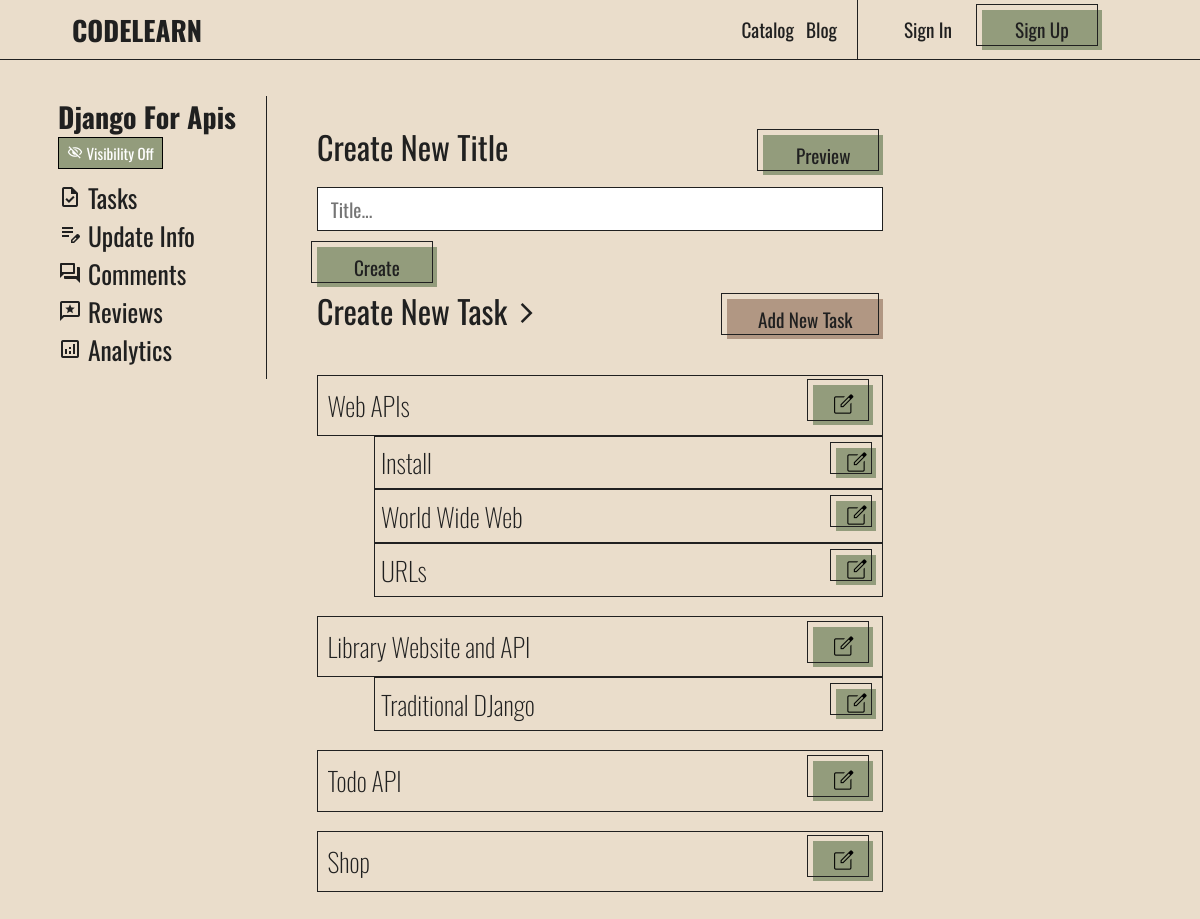
Before: /courses/django-for-apis/tasks-panel with the older database file.
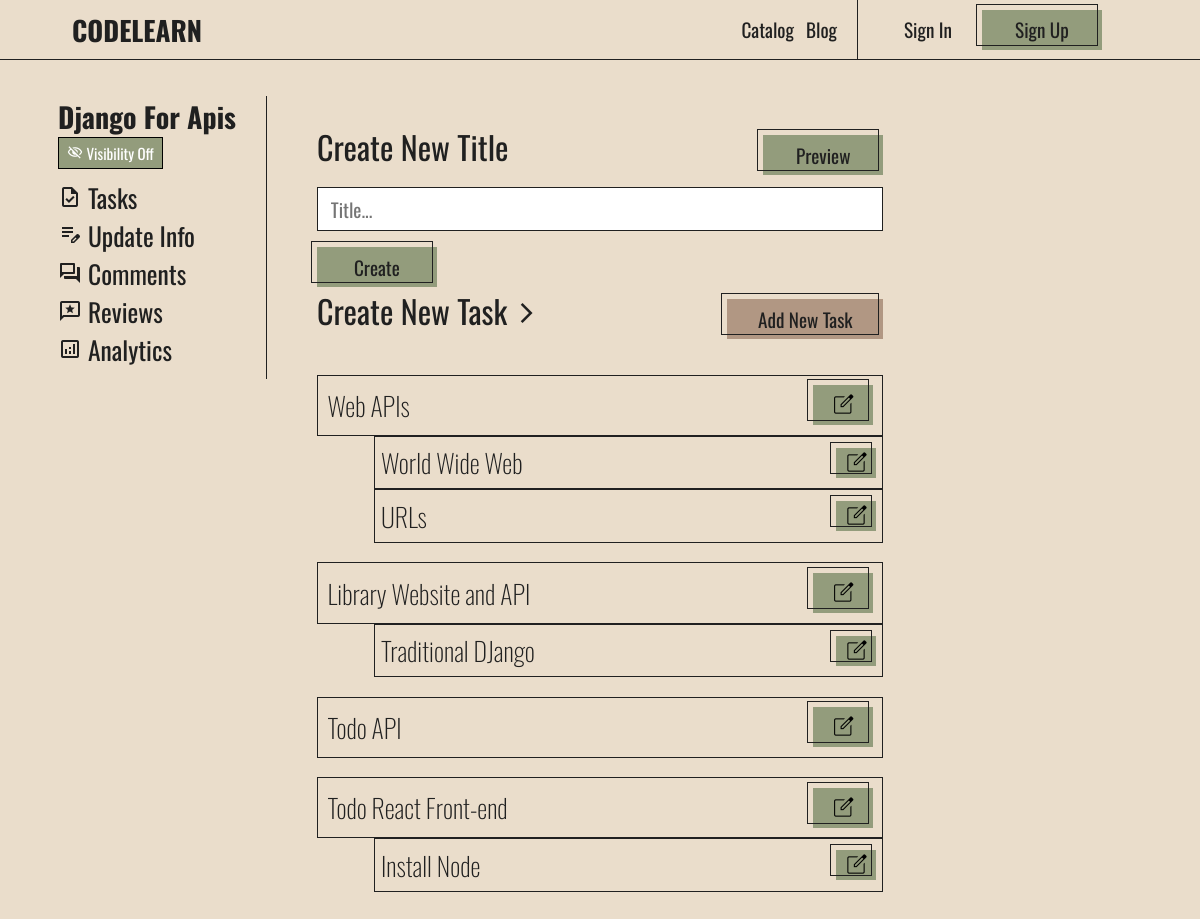
After: the same page with the newer database file.
### course/models.py (models this page shows, shortened)
class CourseTitle(models.Model):
    course = models.ForeignKey(Course, on_delete=models.CASCADE)
    title = models.CharField(max_length=255)
    user = models.ForeignKey(User, on_delete=models.CASCADE, default='')
    place = models.IntegerField(default=0, blank=True)
    tasks = models.ManyToManyField(CourseTask, blank=True, default=[])
    public = models.BooleanField(default=False)

class CourseTask(models.Model):
    TASKSTYPE = (
        ('video', 'video'),
        ('code', 'code'),
        ('test', 'test'),
        ('text','text')
    )
    course = models.ForeignKey(Course, on_delete=models.CASCADE, default=None)
    user = models.ForeignKey(User, on_delete=models.CASCADE, default='')
    task = models.CharField(max_length=10, choices=TASKSTYPE, blank=True)
    title = models.CharField(max_length=100)
    description = models.TextField(blank=True, max_length=500)
    video = models.FileField(upload_to='courses/tasks/videos', blank=True, null=True)
    body = models.TextField(blank=True, null=True)
    codeAnswer = models.TextField(blank=True, null=True)
    text = models.TextField(blank=True, null=True)
    public = models.BooleanField(default=False)
    created = models.DateTimeField(auto_now_add=True)
    updated = models.DateTimeField(auto_now=True)
    class Meta:
        ordering = ['-updated', '-created']

### course/views.py (the view, shortened to what this page needs)
# urls.py: path('courses/<str:slug>/tasks-panel', views.TasksPanel, name='tasks-panel'),
def TasksPanel(request, slug):
    page = 'TasksPanel'
    course = Course.objects.get(slug=slug)
    CourseTitles = CourseTitle.objects.filter(course=course)
    context = {'page': page, 'course': course, 'CourseTitles': CourseTitles}
    return render(request, 'course/panel/coursePanel.html', context)

### course/templates/course/panel/coursePanel.html (shortened to what this page needs)
{% include "index.html" %}
{% load static %}
{% block content %}
<div class="page profile">
    <div class="profile__body">
        <div class="profile__body__left">
            <div class="course__panel__header">
                <h2>{{course.title}}</h2>
                <div class="course__panel__header__public">
                    {% if  course.public %}
                    <span class="material-symbols-outlined">
                        Visibility
                    </span>
                    public
                    {% else %}
                    <span class="material-symbols-outlined course__panel__header__public__icon">
                    </span>
                    Visibility Off
                    {% endif %}
                </div>
            </div>
            <a href="{% url 'courses:tasks-panel' course.slug %}" class="link">
                <span class="material-symbols-outlined">
                </span>
                Tasks
            </a>
            <a href="{% url 'courses:update-info-panel' course.slug %}" class="link">
                <span class="material-symbols-outlined">
                </span>
                Update Info
            </a>
            <a href="{% url 'courses:update-info-panel' course.slug %}" class="link">
                <span class="material-symbols-outlined">
                </span>
                Comments
            </a>
            <a href="{% url 'courses:update-info-panel' course.slug %}" class="link">
                <span class="material-symbols-outlined">
                </span>
                Reviews
            </a>
            <a href="{% url 'courses:update-info-panel' course.slug %}" class="link">
                <span class="material-symbols-outlined">
                </span>
                Analytics
            </a>
        </div>
        <div class="profile__body__right">
            {% if page == 'TasksPanel' %}
                {% include "course/panel/components/TasksPanel.html" %}
            {% elif page == 'UpdateInfoPanel' %}
                {% include "course/panel/components/UpdateInfoPanel.html" %}
            {% elif page == 'create_task' or page == 'updateTask' %}
                {% include "course/panel/components/CreateTask.html" %}
            {% elif page == 'updateTitle' %}
                {% include "course/panel/components/CreateTask.html" %}
            {% elif page == 'deleteTitle' %}
                {% include "course/panel/components/CreateTask.html" %}
            {% elif page == 'deleteTask' %}
                {% include "course/panel/components/CreateTask.html" %}
            {% endif %}
        </div>
    </div>
</div>
{% endblock content %}

### course/templates/course/panel/components/TasksPanel.html (shortened to what this page needs)
<div class="page__article__form update_course">
    <div class="update__course__header">
        <h2>Create New Title </h2>
        <a href="{% url 'courses:course' course.slug %}#CourseTitlesAndTasks" class="btn">Preview</a>
    </div>
    <form
        action=""
        method="POST"
        class="create__task"
    >
        <input
            type="text"
            name="title"
            placeholder="Title..."
            >
            <button type="submit" class="btn">Create</button>
    </form>
    <div class="update__course__header">
        <h2>Create New Task
            <span class="material-symbols-outlined">
            </span>
        </h2>
        <a href="{% url  'courses:create-task' course.slug %}" class="btn btn-delete btn-big">Add New Task</a>
    </div>
    <div class="tasks">
        {% for CourseTitle in CourseTitles  %}
          <div class="task">
            <div class="task__title">
                <span>{{ CourseTitle.title }}</span>
                <a href="{% url 'courses:course-titles-update' course.slug CourseTitle.id %}" class="material-symbols-outlined btn btn-icon">
                    <span class="material-symbols-outlined icon">
                    </span>
                </a>
            </div>
            <div class="in__task"   >
                {% for task in  CourseTitle.tasks.all %}
                <div class="task__title task__exercises">
                    <span>{{ task.title }}</span>
                    <a href="{% url 'courses:course-update-task' course.slug task.id %}" class="icon btn btn-icon btn-icon-mini">
                        <span class="material-symbols-outlined icon">
                        </span>
                    </a>
                </div>
                {% endfor %}
            </div>
          </div>
        {% endfor %}
    </div>
</div>

Changed rows visible on the page:
removed CourseTask: title "Install", shown under CourseTitle "Web APIs"
removed CourseTitle: title "Shop"
added CourseTitle: title "Todo React Front-end"
added CourseTask: title "Install Node", shown under "Todo React Front-end"
